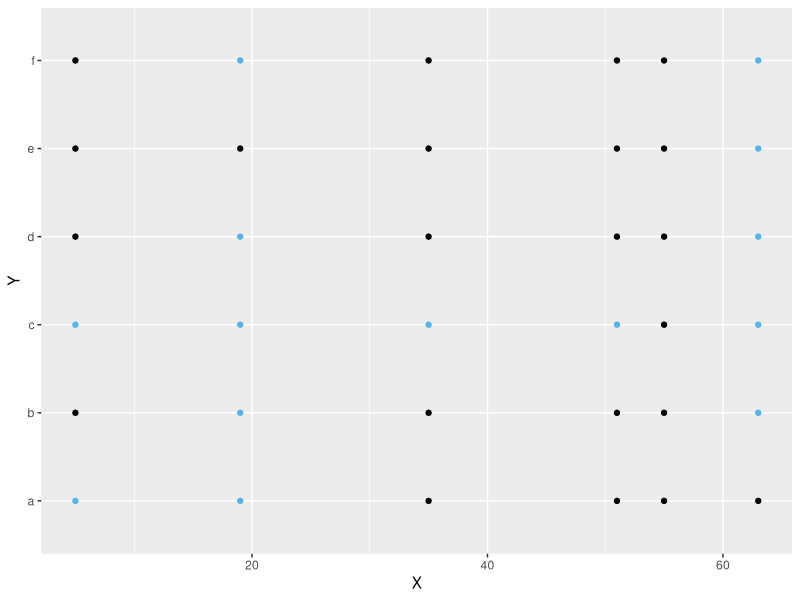

This chart was generated by the following R code: (Note: this script raises an error after producing the figure.)
## ---- chunk 1
knitr::opts_chunk$set(echo = TRUE)
## ---- chunk 2
library(ggplot2)
library(dplyr)
library(tidyr)
library(kableExtra)
library(caret)
library(e1071)
library(class)
library(ROCR)
options(knitr.kable.NA = '')
## ---- chunk 3
df <- read.csv("HW1.csv", stringsAsFactors = TRUE)
## ---- chunk 4
head(df) %>% kable() %>% kable_styling()
## ---- chunk 5
summary(df) %>% kable() %>% kable_styling()
## ---- chunk 6
table(df$Y, df$label) %>% kable() %>% kable_styling()
## ---- chunk 7
df %>%
  group_by(label) %>%
  summarise(min = min(X),
            mean = mean(X),
            median = median(X),
            max = max(X), .groups = "drop") %>%
  kable() %>%
  kable_styling()
## ---- chunk 8
ggplot(df, aes(x=X, y=Y, color=label)) + geom_point() + scale_color_manual(values=c("#000000", "#56B4E9")) +   theme(legend.position = "none")
## ---- chunk 9
normalize <- function(x){
  return ((x - min(x)) / (max(x) - min(x)))
}

adjusted_df <- df
adjusted_df$X <- normalize(adjusted_df$X)
## ---- chunk 10
adjusted_df <- adjusted_df %>%
  mutate(Y_a = ifelse(Y == "a", 1, 0),
         Y_b = ifelse(Y == "b", 1, 0),
         Y_c = ifelse(Y == "c", 1, 0),
         Y_d = ifelse(Y == "d", 1, 0),
         Y_e = ifelse(Y == "e", 1, 0)) %>%
  select(-Y)
## ---- chunk 11
set.seed(123)
in_training_set <- createDataPartition(adjusted_df$label, p = 0.8, list = FALSE, times = 1)
training_df <- adjusted_df[in_training_set,]
test_df  <- adjusted_df[-in_training_set,]
# These subsets will help with training and evaluation
training_df_without_label <- training_df %>% select(-label)
test_df_without_label  <- test_df %>% select(-label)
training_df_label <- training_df$label
test_df_label <- test_df$label
## ---- chunk 12
get_lr_yhat <- function(lr_model, data, label_col_name, threshold = 0.5){
  data_levels <- levels(data[[label_col_name]])
  cols_to_keep <- label_col_name != names(data)
  data <- data[,cols_to_keep]
  lr_yhat <- predict(lr_model, data, type = "response")
  lr_yhat <- as.factor(ifelse(lr_yhat <= threshold, data_levels[1], data_levels[2]))
  return(lr_yhat)
}
## ---- chunk 13
evaluate_algo <- function(ground_truth, yhat, algo){
  cm <- confusionMatrix(table(ground_truth, yhat))
  cm_table <- cm$table
  tpr <- cm_table[[1]] / (cm_table[[1]] + cm_table[[4]])
  fnr <- 1 - tpr
  fpr <- cm_table[[3]] / (cm_table[[3]] + cm_table[[4]])
  tnr <- 1 - fpr
  accuracy <- cm$overall[[1]]
  for_auc <- prediction(c(yhat), ground_truth)
  auc <- performance(for_auc, "auc")
  auc <- auc@y.values[[1]]
  return(data.frame(Algo = algo, AUC = auc, ACCURACY = accuracy, TPR = tpr, FPR = fpr, TNR = tnr, FNR = fnr))
}
## ---- chunk 14
lr_model <- glm(label ~ ., data = training_df, family = "binomial")
training_lr_yhat <- get_lr_yhat(lr_model, training_df, "label")
capacity_to_learn <- evaluate_algo(training_df_label, training_lr_yhat, "LR")
## ---- chunk 15
nb_model <- naiveBayes(label ~ ., data = training_df)
training_nb_yhat <- predict(nb_model, training_df_without_label)
capacity_to_learn <- rbind(capacity_to_learn, evaluate_algo(training_df_label, training_nb_yhat, "NB"))
## ---- chunk 16
training_knn3_yhat <- knn(training_df_without_label, training_df_without_label, training_df_label, k = 3)
capacity_to_learn <- rbind(capacity_to_learn, evaluate_algo(training_df_label, training_knn3_yhat, "KNN3"))

training_knn5_yhat <- knn(training_df_without_label, training_df_without_label, training_df_label, k = 5)
capacity_to_learn <- rbind(capacity_to_learn, evaluate_algo(training_df_label, training_knn5_yhat, "KNN5"))
## ---- chunk 17
lr_yhat <- get_lr_yhat(lr_model, test_df, "label")
test_lr_cm <- confusionMatrix(table(test_df_label, lr_yhat))
capacity_to_generalize <- evaluate_algo(test_df_label, lr_yhat, "LR")
## ---- chunk 18
nb_yhat <- predict(nb_model, test_df_without_label)
capacity_to_generalize <- rbind(capacity_to_generalize, evaluate_algo(test_df_label, nb_yhat, "NB"))
## ---- chunk 19
knn3_yhat <- knn(training_df_without_label, test_df_without_label, training_df_label, k = 3)
capacity_to_generalize <- rbind(capacity_to_generalize, evaluate_algo(test_df_label, knn3_yhat, "KNN3"))

knn5_yhat <- knn(training_df_without_label, test_df_without_label, training_df_label, k = 5)
capacity_to_generalize <- rbind(capacity_to_generalize, evaluate_algo(test_df_label, knn5_yhat, "KNN5"))
## ---- chunk 20
capacity_to_learn %>%  kable() %>%  kable_styling()
## ---- chunk 21
capacity_to_generalize %>% kable() %>% kable_styling()
## ---- chunk 22
ggplot() + 
  geom_point(data = df[in_training_set,], aes(x = X, y = Y, color = label)) + 
  geom_point(data = df[-in_training_set,], aes(x = X, y = Y, color = label), shape = 2) +
  scale_color_manual(values=c("#000000", "#56B4E9")) +
  theme(legend.position = "none")
